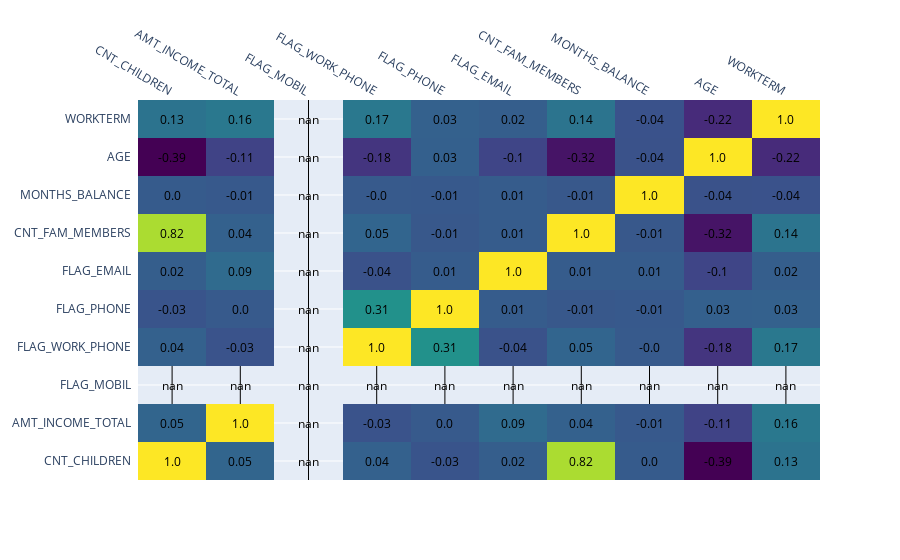

The notebook cell this image was saved under:
### Code cell
import plotly.figure_factory as ff
credit_card_corr = credit_card.corr(method='spearman') # Generate correlation matrix for spearman correlation

x = list(credit_card_corr.columns)
y = list(credit_card_corr.index)
z = np.array(credit_card_corr)

fig = ff.create_annotated_heatmap(
    z,
    x = x,
    y = y ,
    annotation_text = np.around(z, decimals=2),
    hoverinfo='z',
    colorscale='Viridis'
    )
fig.show()

### Figure 1 — Plotly figure (JSON) as saved in the notebook; plotly's stock layout.template omitted (floating-point values rounded to 4 significant figures)
{"data": [{"colorscale": [[0, "#440154"], [0.1111, "#482878"], [0.2222, "#3e4989"], [0.3333, "#31688e"], [0.4444, "#26828e"], [0.5556, "#1f9e89"], [0.6667, "#35b779"], [0.7778, "#6ece58"], [0.8889, "#b5de2b"], [1, "#fde725"]], "hoverinfo": "z", "reversescale": false, "showscale": false, "type": "heatmap", "x": ["CNT_CHILDREN", "AMT_INCOME_TOTAL", "FLAG_MOBIL", "FLAG_WORK_PHONE", "FLAG_PHONE", "FLAG_EMAIL", "CNT_FAM_MEMBERS", "MONTHS_BALANCE", "AGE", "WORKTERM"], "y": ["CNT_CHILDREN", "AMT_INCOME_TOTAL", "FLAG_MOBIL", "FLAG_WORK_PHONE", "FLAG_PHONE", "FLAG_EMAIL", "CNT_FAM_MEMBERS", "MONTHS_BALANCE", "AGE", "WORKTERM"], "z": [[1, 0.05427, null, 0.03511, -0.02951, 0.01994, 0.8238, 0.004748, -0.3948, 0.1348], [0.05427, 1, null, -0.03446, 0.001085, 0.08685, 0.03732, -0.005802, -0.1144, 0.1641], [null, null, null, null, null, null, null, null, null, null], [0.03511, -0.03446, null, 1, 0.3096, -0.04138, 0.05495, -0.001217, -0.1771, 0.1675], [-0.02951, 0.001085, null, 0.3096, 1, 0.009019, -0.01081, -0.006735, 0.03089, 0.0347], [0.01994, 0.08685, null, -0.04138, 0.009019, 1, 0.009182, 0.008352, -0.1014, 0.02009], [0.8238, 0.03732, null, 0.05495, -0.01081, 0.009182, 1, -0.007797, -0.3191, 0.1426], [0.004748, -0.005802, null, -0.001217, -0.006735, 0.008352, -0.007797, 1, -0.04198, -0.03834], [-0.3948, -0.1144, null, -0.1771, 0.03089, -0.1014, -0.3191, -0.04198, 1, -0.2241], [0.1348, 0.1641, null, 0.1675, 0.0347, 0.02009, 0.1426, -0.03834, -0.2241, 1]]}], "layout": {"annotations": [{"font": {"color": "#000000"}, "showarrow": false, "text": "1.0", "x": "CNT_CHILDREN", "xref": "x", "y": "CNT_CHILDREN", "yref": "y"}, {"font": {"color": "#000000"}, "showarrow": false, "text": "0.05", "x": "AMT_INCOME_TOTAL", "xref": "x", "y": "CNT_CHILDREN", "yref": "y"}, {"font": {"color": "#000000"}, "showarrow": false, "text": "nan", "x": "FLAG_MOBIL", "xref": "x", "y": "CNT_CHILDREN", "yref": "y"}, {"font": {"color": "#000000"}, "showarrow": false, "text": "0.04", "x": "FLAG_WORK_PHONE", "xref": "x", "y": "CNT_CHILDREN", "yref": "y"}, {"font": {"color": "#000000"}, "showarrow": false, "text": "-0.03", "x": "FLAG_PHONE", "xref": "x", "y": "CNT_CHILDREN", "yref": "y"}, {"font": {"color": "#000000"}, "showarrow": false, "text": "0.02", "x": "FLAG_EMAIL", "xref": "x", "y": "CNT_CHILDREN", "yref": "y"}, {"font": {"color": "#000000"}, "showarrow": false, "text": "0.82", "x": "CNT_FAM_MEMBERS", "xref": "x", "y": "CNT_CHILDREN", "yref": "y"}, {"font": {"color": "#000000"}, "showarrow": false, "text": "0.0", "x": "MONTHS_BALANCE", "xref": "x", "y": "CNT_CHILDREN", "yref": "y"}, {"font": {"color": "#000000"}, "showarrow": false, "text": "-0.39", "x": "AGE", "xref": "x", "y": "CNT_CHILDREN", "yref": "y"}, {"font": {"color": "#000000"}, "showarrow": false, "text": "0.13", "x": "WORKTERM", "xref": "x", "y": "CNT_CHILDREN", "yref": "y"}, {"font": {"color": "#000000"}, "showarrow": false, "text": "0.05", "x": "CNT_CHILDREN", "xref": "x", "y": "AMT_INCOME_TOTAL", "yref": "y"}, {"font": {"color": "#000000"}, "showarrow": false, "text": "1.0", "x": "AMT_INCOME_TOTAL", "xref": "x", "y": "AMT_INCOME_TOTAL", "yref": "y"}, {"font": {"color": "#000000"}, "showarrow": false, "text": "nan", "x": "FLAG_MOBIL", "xref": "x", "y": "AMT_INCOME_TOTAL", "yref": "y"}, {"font": {"color": "#000000"}, "showarrow": false, "text": "-0.03", "x": "FLAG_WORK_PHONE", "xref": "x", "y": "AMT_INCOME_TOTAL", "yref": "y"}, {"font": {"color": "#000000"}, "showarrow": false, "text": "0.0", "x": "FLAG_PHONE", "xref": "x", "y": "AMT_INCOME_TOTAL", "yref": "y"}, {"font": {"color": "#000000"}, "showarrow": false, "text": "0.09", "x": "FLAG_EMAIL", "xref": "x", "y": "AMT_INCOME_TOTAL", "yref": "y"}, {"font": {"color": "#000000"}, "showarrow": false, "text": "0.04", "x": "CNT_FAM_MEMBERS", "xref": "x", "y": "AMT_INCOME_TOTAL", "yref": "y"}, {"font": {"color": "#000000"}, "showarrow": false, "text": "-0.01", "x": "MONTHS_BALANCE", "xref": "x", "y": "AMT_INCOME_TOTAL", "yref": "y"}, {"font": {"color": "#000000"}, "showarrow": false, "text": "-0.11", "x": "AGE", "xref": "x", "y": "AMT_INCOME_TOTAL", "yref": "y"}, {"font": {"color": "#000000"}, "showarrow": false, "text": "0.16", "x": "WORKTERM", "xref": "x", "y": "AMT_INCOME_TOTAL", "yref": "y"}, {"font": {"color": "#000000"}, "showarrow": false, "text": "nan", "x": "CNT_CHILDREN", "xref": "x", "y": "FLAG_MOBIL", "yref": "y"}, {"font": {"color": "#000000"}, "showarrow": false, "text": "nan", "x": "AMT_INCOME_TOTAL", "xref": "x", "y": "FLAG_MOBIL", "yref": "y"}, {"font": {"color": "#000000"}, "showarrow": false, "text": "nan", "x": "FLAG_MOBIL", "xref": "x", "y": "FLAG_MOBIL", "yref": "y"}, {"font": {"color": "#000000"}, "showarrow": false, "text": "nan", "x": "FLAG_WORK_PHONE", "xref": "x", "y": "FLAG_MOBIL", "yref": "y"}, {"font": {"color": "#000000"}, "showarrow": false, "text": "nan", "x": "FLAG_PHONE", "xref": "x", "y": "FLAG_MOBIL", "yref": "y"}, {"font": {"color": "#000000"}, "showarrow": false, "text": "nan", "x": "FLAG_EMAIL", "xref": "x", "y": "FLAG_MOBIL", "yref": "y"}, {"font": {"color": "#000000"}, "showarrow": false, "text": "nan", "x": "CNT_FAM_MEMBERS", "xref": "x", "y": "FLAG_MOBIL", "yref": "y"}, {"font": {"color": "#000000"}, "showarrow": false, "text": "nan", "x": "MONTHS_BALANCE", "xref": "x", "y": "FLAG_MOBIL", "yref": "y"}, {"font": {"color": "#000000"}, "showarrow": false, "text": "nan", "x": "AGE", "xref": "x", "y": "FLAG_MOBIL", "yref": "y"}, {"font": {"color": "#000000"}, "showarrow": false, "text": "nan", "x": "WORKTERM", "xref": "x", "y": "FLAG_MOBIL", "yref": "y"}, {"font": {"color": "#000000"}, "showarrow": false, "text": "0.04", "x": "CNT_CHILDREN", "xref": "x", "y": "FLAG_WORK_PHONE", "yref": "y"}, {"font": {"color": "#000000"}, "showarrow": false, "text": "-0.03", "x": "AMT_INCOME_TOTAL", "xref": "x", "y": "FLAG_WORK_PHONE", "yref": "y"}, {"font": {"color": "#000000"}, "showarrow": false, "text": "nan", "x": "FLAG_MOBIL", "xref": "x", "y": "FLAG_WORK_PHONE", "yref": "y"}, {"font": {"color": "#000000"}, "showarrow": false, "text": "1.0", "x": "FLAG_WORK_PHONE", "xref": "x", "y": "FLAG_WORK_PHONE", "yref": "y"}, {"font": {"color": "#000000"}, "showarrow": false, "text": "0.31", "x": "FLAG_PHONE", "xref": "x", "y": "FLAG_WORK_PHONE", "yref": "y"}, {"font": {"color": "#000000"}, "showarrow": false, "text": "-0.04", "x": "FLAG_EMAIL", "xref": "x", "y": "FLAG_WORK_PHONE", "yref": "y"}, {"font": {"color": "#000000"}, "showarrow": false, "text": "0.05", "x": "CNT_FAM_MEMBERS", "xref": "x", "y": "FLAG_WORK_PHONE", "yref": "y"}, {"font": {"color": "#000000"}, "showarrow": false, "text": "-0.0", "x": "MONTHS_BALANCE", "xref": "x", "y": "FLAG_WORK_PHONE", "yref": "y"}, {"font": {"color": "#000000"}, "showarrow": false, "text": "-0.18", "x": "AGE", "xref": "x", "y": "FLAG_WORK_PHONE", "yref": "y"}, {"font": {"color": "#000000"}, "showarrow": false, "text": "0.17", "x": "WORKTERM", "xref": "x", "y": "FLAG_WORK_PHONE", "yref": "y"}, {"font": {"color": "#000000"}, "showarrow": false, "text": "-0.03", "x": "CNT_CHILDREN", "xref": "x", "y": "FLAG_PHONE", "yref": "y"}, {"font": {"color": "#000000"}, "showarrow": false, "text": "0.0", "x": "AMT_INCOME_TOTAL", "xref": "x", "y": "FLAG_PHONE", "yref": "y"}, {"font": {"color": "#000000"}, "showarrow": false, "text": "nan", "x": "FLAG_MOBIL", "xref": "x", "y": "FLAG_PHONE", "yref": "y"}, {"font": {"color": "#000000"}, "showarrow": false, "text": "0.31", "x": "FLAG_WORK_PHONE", "xref": "x", "y": "FLAG_PHONE", "yref": "y"}, {"font": {"color": "#000000"}, "showarrow": false, "text": "1.0", "x": "FLAG_PHONE", "xref": "x", "y": "FLAG_PHONE", "yref": "y"}, {"font": {"color": "#000000"}, "showarrow": false, "text": "0.01", "x": "FLAG_EMAIL", "xref": "x", "y": "FLAG_PHONE", "yref": "y"}, {"font": {"color": "#000000"}, "showarrow": false, "text": "-0.01", "x": "CNT_FAM_MEMBERS", "xref": "x", "y": "FLAG_PHONE", "yref": "y"}, {"font": {"color": "#000000"}, "showarrow": false, "text": "-0.01", "x": "MONTHS_BALANCE", "xref": "x", "y": "FLAG_PHONE", "yref": "y"}, {"font": {"color": "#000000"}, "showarrow": false, "text": "0.03", "x": "AGE", "xref": "x", "y": "FLAG_PHONE", "yref": "y"}, {"font": {"color": "#000000"}, "showarrow": false, "text": "0.03", "x": "WORKTERM", "xref": "x", "y": "FLAG_PHONE", "yref": "y"}, {"font": {"color": "#000000"}, "showarrow": false, "text": "0.02", "x": "CNT_CHILDREN", "xref": "x", "y": "FLAG_EMAIL", "yref": "y"}, {"font": {"color": "#000000"}, "showarrow": false, "text": "0.09", "x": "AMT_INCOME_TOTAL", "xref": "x", "y": "FLAG_EMAIL", "yref": "y"}, {"font": {"color": "#000000"}, "showarrow": false, "text": "nan", "x": "FLAG_MOBIL", "xref": "x", "y": "FLAG_EMAIL", "yref": "y"}, {"font": {"color": "#000000"}, "showarrow": false, "text": "-0.04", "x": "FLAG_WORK_PHONE", "xref": "x", "y": "FLAG_EMAIL", "yref": "y"}, {"font": {"color": "#000000"}, "showarrow": false, "text": "0.01", "x": "FLAG_PHONE", "xref": "x", "y": "FLAG_EMAIL", "yref": "y"}, {"font": {"color": "#000000"}, "showarrow": false, "text": "1.0", "x": "FLAG_EMAIL", "xref": "x", "y": "FLAG_EMAIL", "yref": "y"}, {"font": {"color": "#000000"}, "showarrow": false, "text": "0.01", "x": "CNT_FAM_MEMBERS", "xref": "x", "y": "FLAG_EMAIL", "yref": "y"}, {"font": {"color": "#000000"}, "showarrow": false, "text": "0.01", "x": "MONTHS_BALANCE", "xref": "x", "y": "FLAG_EMAIL", "yref": "y"}, {"font": {"color": "#000000"}, "showarrow": false, "text": "-0.1", "x": "AGE", "xref": "x", "y": "FLAG_EMAIL", "yref": "y"}, {"font": {"color": "#000000"}, "showarrow": false, "text": "0.02", "x": "WORKTERM", "xref": "x", "y": "FLAG_EMAIL", "yref": "y"}, {"font": {"color": "#000000"}, "showarrow": false, "text": "0.82", "x": "CNT_CHILDREN", "xref": "x", "y": "CNT_FAM_MEMBERS", "yref": "y"}, {"font": {"color": "#000000"}, "showarrow": false, "text": "0.04", "x": "AMT_INCOME_TOTAL", "xref": "x", "y": "CNT_FAM_MEMBERS", "yref": "y"}, {"font": {"color": "#000000"}, "showarrow": false, "text": "nan", "x": "FLAG_MOBIL", "xref": "x", "y": "CNT_FAM_MEMBERS", "yref": "y"}, {"font": {"color": "#000000"}, "showarrow": false, "text": "0.05", "x": "FLAG_WORK_PHONE", "xref": "x", "y": "CNT_FAM_MEMBERS", "yref": "y"}, {"font": {"color": "#000000"}, "showarrow": false, "text": "-0.01", "x": "FLAG_PHONE", "xref": "x", "y": "CNT_FAM_MEMBERS", "yref": "y"}, {"font": {"color": "#000000"}, "showarrow": false, "text": "0.01", "x": "FLAG_EMAIL", "xref": "x", "y": "CNT_FAM_MEMBERS", "yref": "y"}, {"font": {"color": "#000000"}, "showarrow": false, "text": "1.0", "x": "CNT_FAM_MEMBERS", "xref": "x", "y": "CNT_FAM_MEMBERS", "yref": "y"}, {"font": {"color": "#000000"}, "showarrow": false, "text": "-0.01", "x": "MONTHS_BALANCE", "xref": "x", "y": "CNT_FAM_MEMBERS", "yref": "y"}, {"font": {"color": "#000000"}, "showarrow": false, "text": "-0.32", "x": "AGE", "xref": "x", "y": "CNT_FAM_MEMBERS", "yref": "y"}, {"font": {"color": "#000000"}, "showarrow": false, "text": "0.14", "x": "WORKTERM", "xref": "x", "y": "CNT_FAM_MEMBERS", "yref": "y"}, {"font": {"color": "#000000"}, "showarrow": false, "text": "0.0", "x": "CNT_CHILDREN", "xref": "x", "y": "MONTHS_BALANCE", "yref": "y"}, {"font": {"color": "#000000"}, "showarrow": false, "text": "-0.01", "x": "AMT_INCOME_TOTAL", "xref": "x", "y": "MONTHS_BALANCE", "yref": "y"}, {"font": {"color": "#000000"}, "showarrow": false, "text": "nan", "x": "FLAG_MOBIL", "xref": "x", "y": "MONTHS_BALANCE", "yref": "y"}, {"font": {"color": "#000000"}, "showarrow": false, "text": "-0.0", "x": "FLAG_WORK_PHONE", "xref": "x", "y": "MONTHS_BALANCE", "yref": "y"}, {"font": {"color": "#000000"}, "showarrow": false, "text": "-0.01", "x": "FLAG_PHONE", "xref": "x", "y": "MONTHS_BALANCE", "yref": "y"}, {"font": {"color": "#000000"}, "showarrow": false, "text": "0.01", "x": "FLAG_EMAIL", "xref": "x", "y": "MONTHS_BALANCE", "yref": "y"}, {"font": {"color": "#000000"}, "showarrow": false, "text": "-0.01", "x": "CNT_FAM_MEMBERS", "xref": "x", "y": "MONTHS_BALANCE", "yref": "y"}, {"font": {"color": "#000000"}, "showarrow": false, "text": "1.0", "x": "MONTHS_BALANCE", "xref": "x", "y": "MONTHS_BALANCE", "yref": "y"}, {"font": {"color": "#000000"}, "showarrow": false, "text": "-0.04", "x": "AGE", "xref": "x", "y": "MONTHS_BALANCE", "yref": "y"}, {"font": {"color": "#000000"}, "showarrow": false, "text": "-0.04", "x": "WORKTERM", "xref": "x", "y": "MONTHS_BALANCE", "yref": "y"}, {"font": {"color": "#000000"}, "showarrow": false, "text": "-0.39", "x": "CNT_CHILDREN", "xref": "x", "y": "AGE", "yref": "y"}, {"font": {"color": "#000000"}, "showarrow": false, "text": "-0.11", "x": "AMT_INCOME_TOTAL", "xref": "x", "y": "AGE", "yref": "y"}, {"font": {"color": "#000000"}, "showarrow": false, "text": "nan", "x": "FLAG_MOBIL", "xref": "x", "y": "AGE", "yref": "y"}, {"font": {"color": "#000000"}, "showarrow": false, "text": "-0.18", "x": "FLAG_WORK_PHONE", "xref": "x", "y": "AGE", "yref": "y"}, {"font": {"color": "#000000"}, "showarrow": false, "text": "0.03", "x": "FLAG_PHONE", "xref": "x", "y": "AGE", "yref": "y"}, {"font": {"color": "#000000"}, "showarrow": false, "text": "-0.1", "x": "FLAG_EMAIL", "xref": "x", "y": "AGE", "yref": "y"}, {"font": {"color": "#000000"}, "showarrow": false, "text": "-0.32", "x": "CNT_FAM_MEMBERS", "xref": "x", "y": "AGE", "yref": "y"}, {"font": {"color": "#000000"}, "showarrow": false, "text": "-0.04", "x": "MONTHS_BALANCE", "xref": "x", "y": "AGE", "yref": "y"}, {"font": {"color": "#000000"}, "showarrow": false, "text": "1.0", "x": "AGE", "xref": "x", "y": "AGE", "yref": "y"}, {"font": {"color": "#000000"}, "showarrow": false, "text": "-0.22", "x": "WORKTERM", "xref": "x", "y": "AGE", "yref": "y"}, {"font": {"color": "#000000"}, "showarrow": false, "text": "0.13", "x": "CNT_CHILDREN", "xref": "x", "y": "WORKTERM", "yref": "y"}, {"font": {"color": "#000000"}, "showarrow": false, "text": "0.16", "x": "AMT_INCOME_TOTAL", "xref": "x", "y": "WORKTERM", "yref": "y"}, {"font": {"color": "#000000"}, "showarrow": false, "text": "nan", "x": "FLAG_MOBIL", "xref": "x", "y": "WORKTERM", "yref": "y"}, {"font": {"color": "#000000"}, "showarrow": false, "text": "0.17", "x": "FLAG_WORK_PHONE", "xref": "x", "y": "WORKTERM", "yref": "y"}, {"font": {"color": "#000000"}, "showarrow": false, "text": "0.03", "x": "FLAG_PHONE", "xref": "x", "y": "WORKTERM", "yref": "y"}, {"font": {"color": "#000000"}, "showarrow": false, "text": "0.02", "x": "FLAG_EMAIL", "xref": "x", "y": "WORKTERM", "yref": "y"}, {"font": {"color": "#000000"}, "showarrow": false, "text": "0.14", "x": "CNT_FAM_MEMBERS", "xref": "x", "y": "WORKTERM", "yref": "y"}, {"font": {"color": "#000000"}, "showarrow": false, "text": "-0.04", "x": "MONTHS_BALANCE", "xref": "x", "y": "WORKTERM", "yref": "y"}, {"font": {"color": "#000000"}, "showarrow": false, "text": "-0.22", "x": "AGE", "xref": "x", "y": "WORKTERM", "yref": "y"}, {"font": {"color": "#000000"}, "showarrow": false, "text": "1.0", "x": "WORKTERM", "xref": "x", "y": "WORKTERM", "yref": "y"}], "xaxis": {"dtick": 1, "gridcolor": "rgb(0, 0, 0)", "side": "top", "ticks": ""}, "yaxis": {"dtick": 1, "ticks": "", "ticksuffix": "  "}}}
